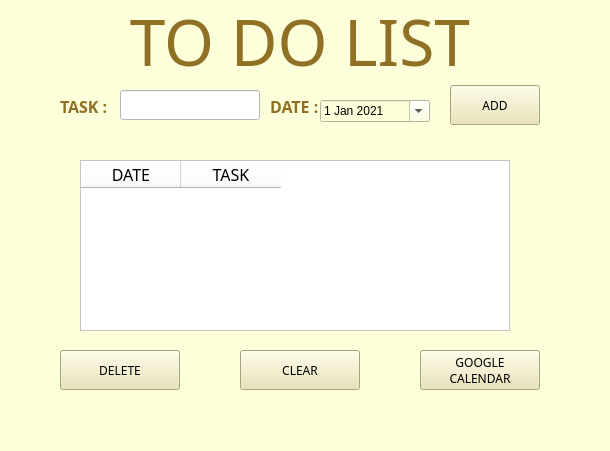
<?xml version="1.0" encoding="UTF-8"?>
<ui version="4.0">
 <class>MainWindow</class>
 <widget class="QMainWindow" name="MainWindow">
  <property name="geometry">
   <rect>
    <x>0</x>
    <y>0</y>
    <width>610</width>
    <height>451</height>
   </rect>
  </property>
  <property name="windowTitle">
   <string>MainWindow</string>
  </property>
  <property name="styleSheet">
   <string notr="true">background-color: rgb(252, 255, 217);</string>
  </property>
  <widget class="QWidget" name="centralwidget">
   <widget class="QPushButton" name="delbut">
    <property name="geometry">
     <rect>
      <x>60</x>
      <y>350</y>
      <width>120</width>
      <height>40</height>
     </rect>
    </property>
    <property name="font">
     <font>
      <family>Century Gothic</family>
     </font>
    </property>
    <property name="styleSheet">
     <string notr="true">background-color: rgb(234, 227, 174);</string>
    </property>
    <property name="text">
     <string>DELETE</string>
    </property>
   </widget>
   <widget class="QPushButton" name="clearbut">
    <property name="geometry">
     <rect>
      <x>240</x>
      <y>350</y>
      <width>120</width>
      <height>40</height>
     </rect>
    </property>
    <property name="font">
     <font>
      <family>Century Gothic</family>
     </font>
    </property>
    <property name="styleSheet">
     <string notr="true">background-color: rgb(234, 227, 174);</string>
    </property>
    <property name="text">
     <string>CLEAR</string>
    </property>
   </widget>
   <widget class="QPushButton" name="ggbut">
    <property name="geometry">
     <rect>
      <x>420</x>
      <y>350</y>
      <width>120</width>
      <height>40</height>
     </rect>
    </property>
    <property name="font">
     <font>
      <family>Century Gothic</family>
     </font>
    </property>
    <property name="styleSheet">
     <string notr="true">background-color: rgb(234, 227, 174);</string>
    </property>
    <property name="text">
     <string>GOOGLE 
CALENDAR</string>
    </property>
   </widget>
   <widget class="QPushButton" name="addbut">
    <property name="geometry">
     <rect>
      <x>450</x>
      <y>85</y>
      <width>90</width>
      <height>40</height>
     </rect>
    </property>
    <property name="font">
     <font>
      <family>Century Gothic</family>
     </font>
    </property>
    <property name="styleSheet">
     <string notr="true">background-color: rgb(234, 227, 174);</string>
    </property>
    <property name="text">
     <string>ADD</string>
    </property>
   </widget>
   <widget class="QLabel" name="datelabel">
    <property name="geometry">
     <rect>
      <x>270</x>
      <y>100</y>
      <width>50</width>
      <height>13</height>
     </rect>
    </property>
    <property name="font">
     <font>
      <family>Century Gothic</family>
      <pointsize>12</pointsize>
      <weight>75</weight>
      <bold>true</bold>
     </font>
    </property>
    <property name="styleSheet">
     <string notr="true">
color: rgb(144, 112, 37);</string>
    </property>
    <property name="text">
     <string>DATE :</string>
    </property>
   </widget>
   <widget class="QLabel" name="tasklabel">
    <property name="geometry">
     <rect>
      <x>60</x>
      <y>100</y>
      <width>47</width>
      <height>13</height>
     </rect>
    </property>
    <property name="font">
     <font>
      <family>Century Gothic</family>
      <pointsize>12</pointsize>
      <weight>75</weight>
      <bold>true</bold>
     </font>
    </property>
    <property name="styleSheet">
     <string notr="true">
color: rgb(144, 112, 37);</string>
    </property>
    <property name="text">
     <string>TASK :</string>
    </property>
   </widget>
   <widget class="QLabel" name="todolistlabel">
    <property name="geometry">
     <rect>
      <x>0</x>
      <y>0</y>
      <width>600</width>
      <height>81</height>
     </rect>
    </property>
    <property name="font">
     <font>
      <family>Century Gothic</family>
      <pointsize>48</pointsize>
      <weight>9</weight>
      <italic>false</italic>
      <bold>false</bold>
     </font>
    </property>
    <property name="styleSheet">
     <string notr="true">
color: rgb(144, 112, 37);
font: 75 48pt &quot;Century Gothic&quot;;</string>
    </property>
    <property name="text">
     <string>TO DO LIST</string>
    </property>
    <property name="alignment">
     <set>Qt::AlignCenter</set>
    </property>
   </widget>
   <widget class="QLineEdit" name="lineEdit">
    <property name="geometry">
     <rect>
      <x>120</x>
      <y>90</y>
      <width>140</width>
      <height>30</height>
     </rect>
    </property>
    <property name="font">
     <font>
      <family>Century Gothic</family>
      <pointsize>10</pointsize>
     </font>
    </property>
    <property name="styleSheet">
     <string notr="true">background-color: rgb(255, 255, 255);</string>
    </property>
   </widget>
   <widget class="QTableWidget" name="tableWidget">
    <property name="geometry">
     <rect>
      <x>80</x>
      <y>160</y>
      <width>430</width>
      <height>171</height>
     </rect>
    </property>
    <property name="font">
     <font>
      <family>Century Gothic</family>
      <pointsize>10</pointsize>
     </font>
    </property>
    <property name="styleSheet">
     <string notr="true">background-color: rgb(255, 255, 255);</string>
    </property>
    <column>
     <property name="text">
      <string>DATE</string>
     </property>
     <property name="font">
      <font>
       <family>Century Gothic</family>
       <pointsize>12</pointsize>
      </font>
     </property>
    </column>
    <column>
     <property name="text">
      <string>TASK</string>
     </property>
     <property name="font">
      <font>
       <family>Century Gothic</family>
       <pointsize>12</pointsize>
      </font>
     </property>
    </column>
   </widget>
   <widget class="QLabel" name="infolabel">
    <property name="geometry">
     <rect>
      <x>0</x>
      <y>130</y>
      <width>611</width>
      <height>21</height>
     </rect>
    </property>
    <property name="font">
     <font>
      <family>Century Gothic</family>
     </font>
    </property>
    <property name="text">
     <string/>
    </property>
    <property name="alignment">
     <set>Qt::AlignCenter</set>
    </property>
   </widget>
   <widget class="QDateEdit" name="dateEdit">
    <property name="geometry">
     <rect>
      <x>320</x>
      <y>100</y>
      <width>110</width>
      <height>22</height>
     </rect>
    </property>
    <property name="calendarPopup">
     <bool>true</bool>
    </property>
    <property name="date">
     <date>
      <year>2021</year>
      <month>1</month>
      <day>1</day>
     </date>
    </property>
   </widget>
  </widget>
  <widget class="QMenuBar" name="menubar">
   <property name="geometry">
    <rect>
     <x>0</x>
     <y>0</y>
     <width>610</width>
     <height>21</height>
    </rect>
   </property>
  </widget>
  <widget class="QStatusBar" name="statusbar"/>
 </widget>
 <resources/>
 <connections/>
</ui>
